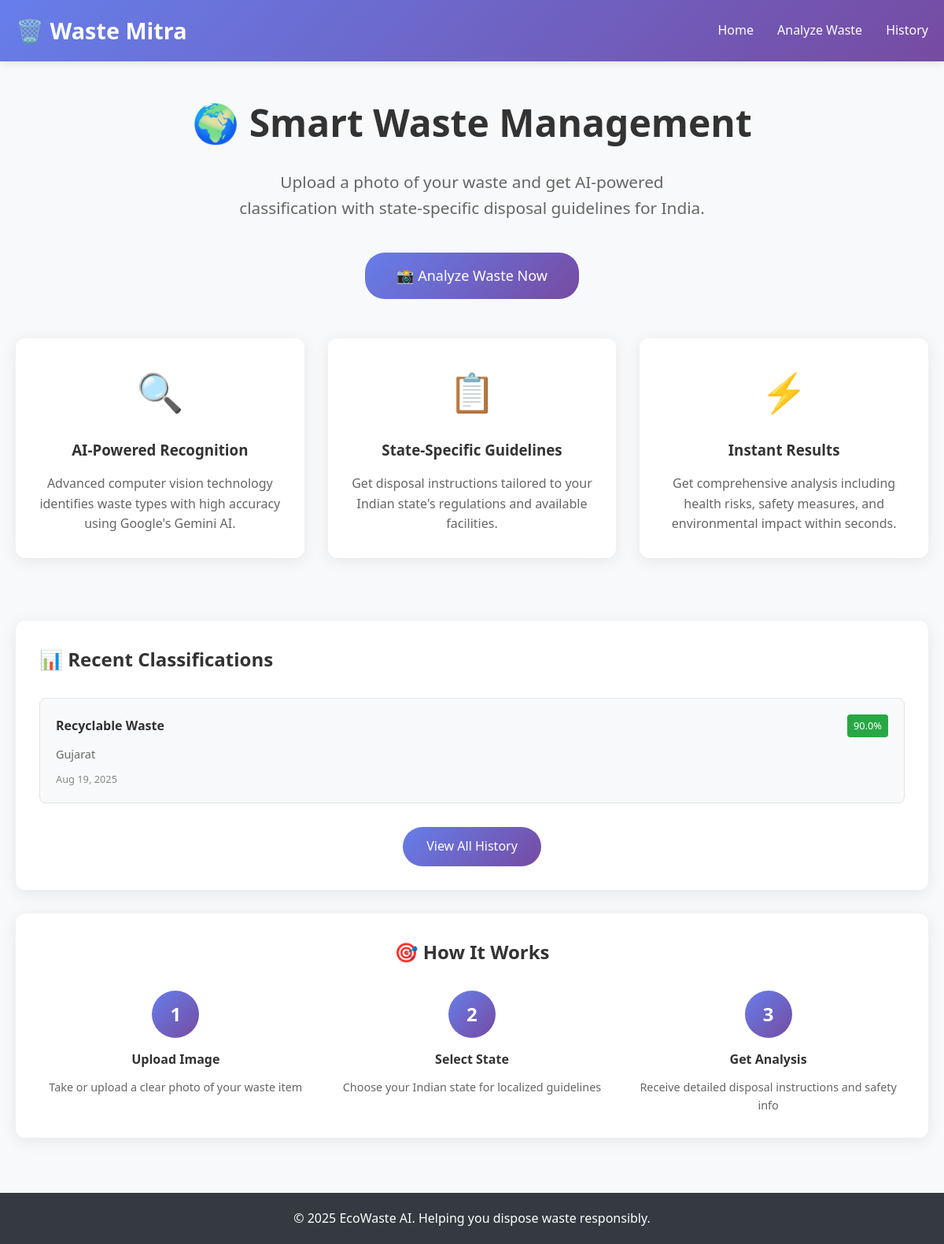
Before: / with the older database file.
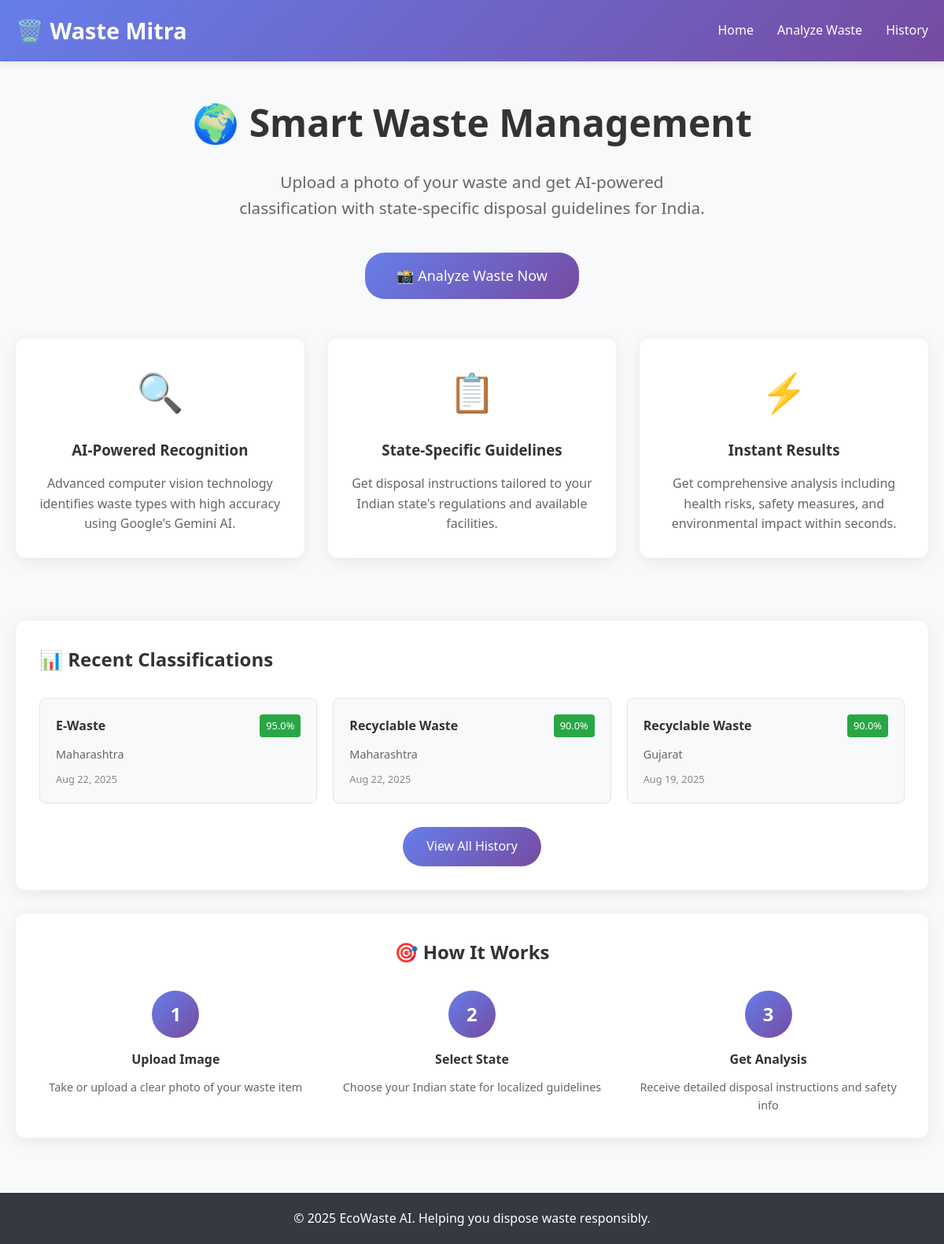
After: the same page with the newer database file.
### waste_classifier/models.py (models this page shows, shortened)
class WasteClassification(models.Model):
    WASTE_CATEGORIES = [
        ('MEDICAL', 'Medical Waste'),
        ('E_WASTE', 'E-Waste'),
        ('GENERAL', 'General Waste'),
        ('RECYCLABLE', 'Recyclable Waste'),
        ('NON_RECYCLABLE', 'Non-Recyclable Waste'),
        ('HAZARDOUS', 'Hazardous Waste'),
        ('ORGANIC', 'Organic Waste'),
    ]
    INDIAN_STATES = [
        ('AP', 'Andhra Pradesh'), ('AR', 'Arunachal Pradesh'), ('AS', 'Assam'),
        ('BR', 'Bihar'), ('CT', 'Chhattisgarh'), ('GA', 'Goa'), ('GJ', 'Gujarat'),
        ('HR', 'Haryana'), ('HP', 'Himachal Pradesh'), ('JH', 'Jharkhand'),
        ('KA', 'Karnataka'), ('KL', 'Kerala'), ('MP', 'Madhya Pradesh'),
        ('MH', 'Maharashtra'), ('MN', 'Manipur'), ('ML', 'Meghalaya'),
        ('MZ', 'Mizoram'), ('NL', 'Nagaland'), ('OR', 'Odisha'), ('PB', 'Punjab'),
        ('RJ', 'Rajasthan'), ('SK', 'Sikkim'), ('TN', 'Tamil Nadu'),
        ('TG', 'Telangana'), ('TR', 'Tripura'), ('UP', 'Uttar Pradesh'),
        ('UT', 'Uttarakhand'), ('WB', 'West Bengal'), ('AN', 'Andaman and Nicobar'),
        ('CH', 'Chandigarh'), ('DH', 'Dadra and Nagar Haveli'), ('DD', 'Daman and Diu'),
        ('DL', 'Delhi'), ('JK', 'Jammu and Kashmir'), ('LA', 'Ladakh'),
        ('LD', 'Lakshadweep'), ('PY', 'Puducherry'),
    ]
    image = models.ImageField(
        upload_to='waste_images/',
        validators=[FileExtensionValidator(['jpg', 'jpeg', 'png', 'bmp', 'webp'])]
    )
    state = models.CharField(max_length=2, choices=INDIAN_STATES)
    predicted_category = models.CharField(max_length=20, choices=WASTE_CATEGORIES, blank=True)
    confidence_score = models.FloatField(blank=True, null=True)
    waste_description = models.TextField(blank=True)
    disposal_instructions = models.TextField(blank=True)
    state_specific_laws = models.TextField(blank=True)
    authorized_facilities = models.TextField(blank=True)
    health_hazards = models.TextField(blank=True)
    environmental_risks = models.TextField(blank=True)
    precautions = models.TextField(blank=True)
    protective_equipment = models.TextField(blank=True)
    emergency_procedures = models.TextField(blank=True)
    recyclability_info = models.TextField(blank=True)
    cost_implications = models.TextField(blank=True)
    gemini_raw_response = models.JSONField(blank=True, null=True)
    created_at = models.DateTimeField(auto_now_add=True)
    updated_at = models.DateTimeField(auto_now=True)
    class Meta:
        ordering = ['-created_at']
        verbose_name = 'Waste Classification'
        verbose_name_plural = 'Waste Classifications'

### waste_classifier/views.py (the view)
# urls.py: path('', HomeView.as_view(), name='home'),
class HomeView(TemplateView):
    template_name = 'waste_classifier/home.html'
    def get_context_data(self, **kwargs):
        context = super().get_context_data(**kwargs)
        context['states'] = WasteClassification.INDIAN_STATES
        classifications = WasteClassification.objects.all()[:6]
        for c in classifications:
            c.confidence_percentage = round(c.confidence_score * 100, 2) if c.confidence_score else 0
        context['recent_classifications'] = classifications
        context['total_classifications'] = WasteClassification.objects.count()
        return context

### templates/waste_classifier/home.html (shortened to what the changed rows need)
{% extends 'waste_classifier/base.html' %}
{% block content %}
<div style="text-align: center; margin-bottom: 50px;">
    <h1 style="font-size: 3rem; margin-bottom: 20px; color: #333;">
        🌍 Smart Waste Management
    </h1>
</div>
{% if recent_classifications %}
<div class="card">
    <h2 style="margin-bottom: 30px; color: #333;">📊 Recent Classifications</h2>
    <div style="display: grid; grid-template-columns: repeat(auto-fit, minmax(250px, 1fr)); gap: 20px;">
        {% for classification in recent_classifications %}
        <div style="border: 1px solid #e1e5e9; border-radius: 8px; padding: 20px; background: #f8f9fa;">
            <div style="display: flex; justify-content: space-between; align-items: center; margin-bottom: 10px;">
                <span style="font-weight: 600; color: #333;">{{ classification.get_predicted_category_display }}</span>
                <span style="background: #28a745; color: white; padding: 4px 8px; border-radius: 4px; font-size: 0.8rem;">
                    {{ classification.confidence_percentage }}%
                </span>
            </div>
            <p style="color: #666; font-size: 0.9rem; margin-bottom: 10px;">{{ classification.get_state_display }}</p>
            <p style="color: #888; font-size: 0.8rem;">{{ classification.created_at|date:"M d, Y" }}</p>
        </div>
        {% endfor %}
    </div>
</div>
{% endif %}
<div class="card" style="text-align: center;">
    <h2 style="margin-bottom: 20px; color: #333;">🎯 How It Works</h2>
</div>
{% endblock %}

Changed rows visible on the page:
added WasteClassification: predicted_category "E-Waste", confidence_percentage "95.0", state "Maharashtra", created_at "Aug 22, 2025"
added WasteClassification: predicted_category "Recyclable Waste", confidence_percentage "90.0", state "Maharashtra", created_at "Aug 22, 2025"
